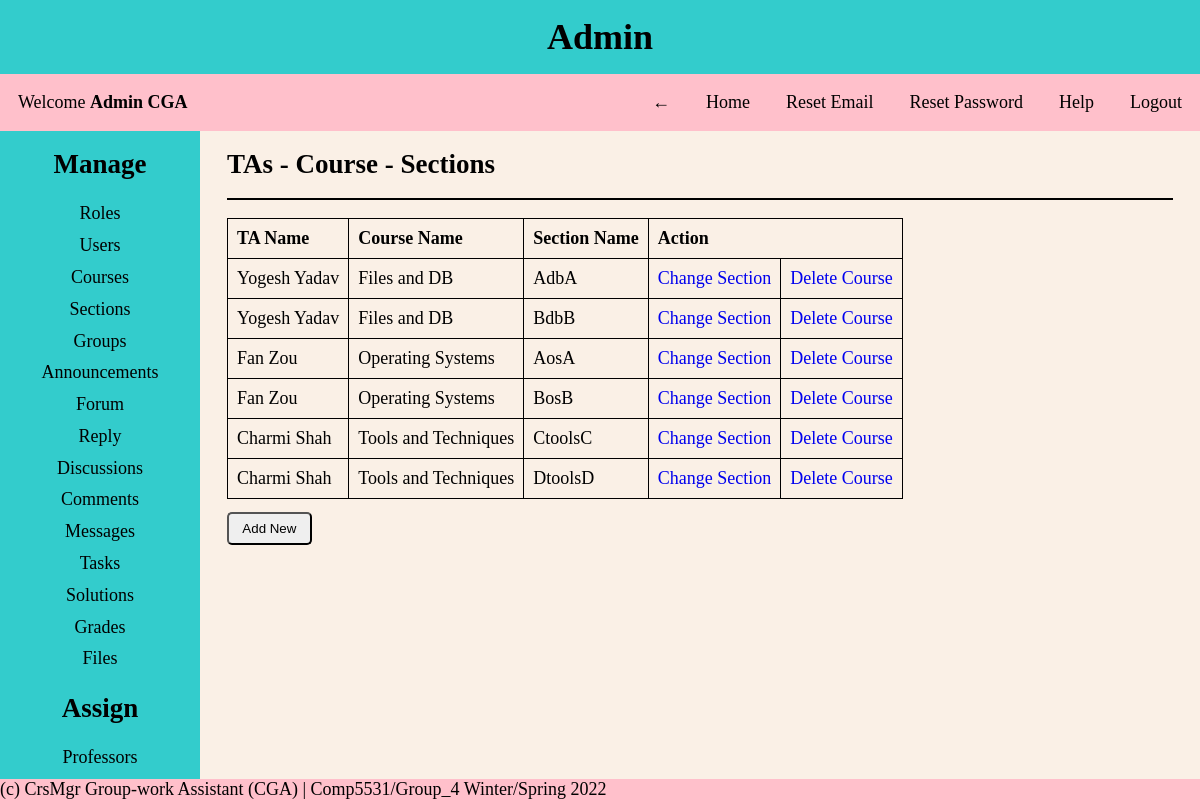
/pages/admin.php?page=assign-tas (signed in), run on an earlier commit of the app's database.
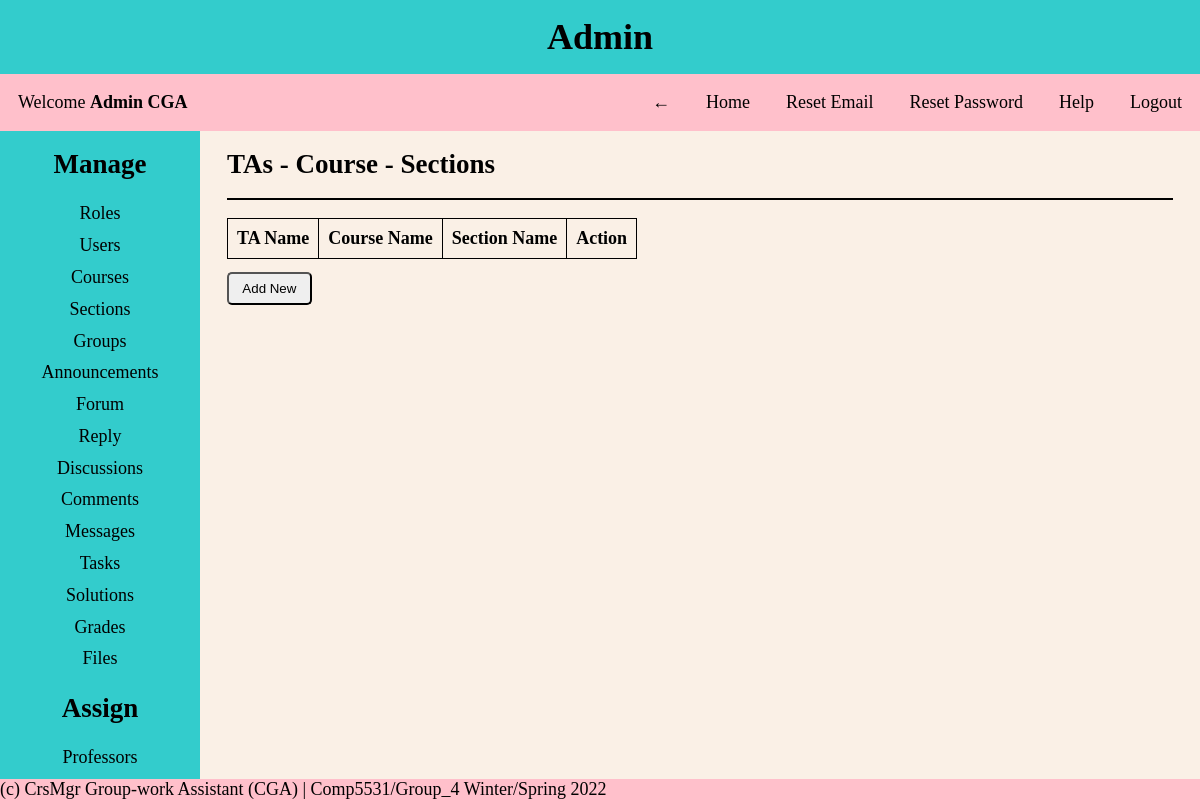
And on a later commit of the database.
### tables this page shows
CREATE TABLE Users
(
  user_id INT NOT NULL AUTO_INCREMENT PRIMARY KEY,
  first_name VARCHAR(30) NOT NULL,
  last_name VARCHAR(30) NOT NULL,
  dob DATE NOT NULL,
  email VARCHAR(30) NOT NULL UNIQUE,
  username VARCHAR(30) NOT NULL UNIQUE,
  password VARCHAR(30) NOT NULL,
  created_on DATETIME DEFAULT CURRENT_TIMESTAMP,
  first_login TINYINT NOT NULL,
  role_id INT NOT NULL,
  FOREIGN KEY (role_id) REFERENCES Roles(role_id)
);

CREATE TABLE Course
(
  course_id INT NOT NULL AUTO_INCREMENT PRIMARY KEY,
  course_name VARCHAR(30) NOT NULL UNIQUE,
  course_number INT NOT NULL UNIQUE
);

CREATE TABLE Section
(
  section_id INT NOT NULL AUTO_INCREMENT PRIMARY KEY,
  section_name VARCHAR(30) NOT NULL,
  course_id INT NOT NULL,
  FOREIGN KEY (course_id) REFERENCES Course(course_id)
);

### helper/functions.php (called while the page is built, shortened)
<?php
function isAdmin()
{
    if (isset($_SESSION['role_id']) && $_SESSION['role_id'] == 1) {
        return true;
    }
    return false;
}

### assigns/assign-tas.php (the view, shortened to what this page needs)
<div class="content-body">
    <?php
    if (isAdmin()) {
        $query = "SELECT * FROM users as u
        JOIN ta as t ON t.user_id = u.user_id
        JOIN user_course_section as ucs ON ucs.user_id = u.user_id
        JOIN course as c ON c.course_id = ucs.course_id
        LEFT JOIN section as s ON s.section_id = ucs.section_id
        ORDER BY u.user_id ASC";
    }
    $results = mysqli_query($conn, $query);
    ?>
    <h2>TAs - Course - Sections</h2>
    <hr>
    <table>
        <thead>
            <tr>
                <th>TA Name</th>
                <th>Course Name</th>
                <th>Section Name</th>
                <th colspan="2">Action</th>
            </tr>
        </thead>
        <tbody>
            <?php
            foreach ($results as $row) {
                $user_id = $row['user_id'];
                $first_name = $row['first_name'];
                $last_name = $row['last_name'];
                $course_id = $row['course_id'];
                $course_name = $row['course_name'];
                $section_id = $row['section_id'];
                $section_name = $row['section_name'];
            ?>
                <tr>
                    <td><?= $first_name . " " . $last_name ?></td>
                    <td><?= $course_name ?></td>
                    <?php if ($section_name != NULL) { ?>
                        <td><?= $section_name ?></td>
                    <?php } else { ?>
                        <td>All</td>
                    <?php } ?>
                    <?php if ($section_id != null) { ?>
                        <td><a href="?page=assign-tas&update_view=true&user_id=<?= $user_id ?>&course_id=<?= $course_id ?>&section_id=<?= $section_id ?>">Change Section</a></td>
                    <?php } else { ?>
                        <td><a href="?page=assign-tas&assign_view=true&user_id=<?= $user_id ?>&course_id=<?= $course_id ?>">Assign Section</a></td>
                    <?php } ?>
                    <td><a href="?page=assign-tas&delete_view=true&user_id=<?= $user_id ?>&course_id=<?= $course_id ?>&section_id=<?= $section_id ?>" onclick="return confirm('Are you sure you want to delete?')">Delete Course</a></td>
                </tr>
            <?php
            }
            ?>
        </tbody>
    </table>
    <?php if (isAdmin() || isProfessor()) { ?>
        <a href="?page=assign-tas&add_view=true">
            <button>Add New</button>
        </a>
    <?php } ?>
</div>

What changed in the data, as far as the page shows it:
no longer on this page (row unchanged): users: first_name "Yogesh", last_name "Yadav", course.course_name "Files and DB", section.section_name "AdbA", section.section_name "BdbB"
no longer on this page (row unchanged): users: first_name "Fan", last_name "Zou", course.course_name "Operating Systems", section.section_name "AosA", section.section_name "BosB"
no longer on this page (row edited): users: first_name "Charmi", last_name "Shah", course.course_name "Tools and Techniques", section.section_name "CtoolsC", section.section_name "DtoolsD"
